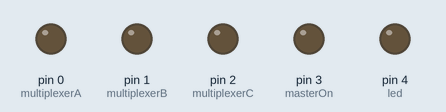
Simulated run of this sketch. Board: Arduino Uno, built with avr-gcc and run on an emulated ATmega328P. Shown: output pins drawn as LEDs (lit = HIGH).

Above: at 0.6 s.
At 2.7 s:
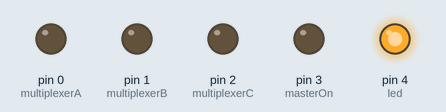
At 11.7 s:
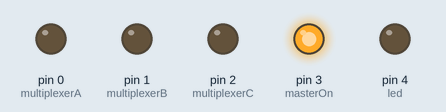
At 20.7 s:
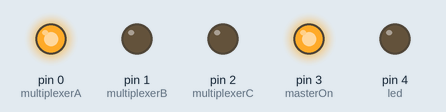
At 30.7 s:
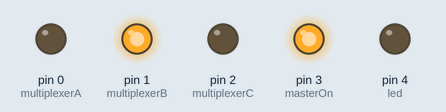
At 37.6 s:
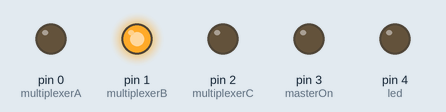
Timing chart, 0 to 39.1 s (numbered marks = the images above):
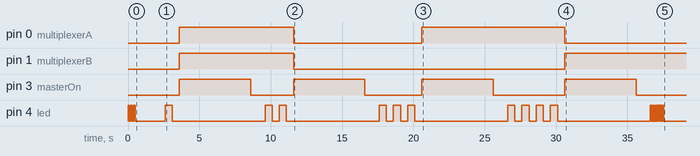

The sketch:

podlewacz_v1.1.ino
```cpp
const byte masterOn = 3;
const byte multiplexerA = 0;
const byte multiplexerB = 1;
const byte multiplexerC = 2;
const byte led = 4;
const byte sensors[] = { 3, 0, 1, 2 };

void setup() {
    pinMode(masterOn, OUTPUT);
    pinMode(multiplexerA, OUTPUT);
    pinMode(multiplexerB, OUTPUT);
    pinMode(multiplexerC, OUTPUT);
    pinMode(led, OUTPUT);

    digitalWrite(masterOn, LOW);
    digitalWrite(multiplexerA, LOW);
    digitalWrite(multiplexerB, LOW);
    digitalWrite(multiplexerC, LOW);
    digitalWrite(led, LOW);

    welcome();
}

void loop() {
    for (byte i = 0; i < sizeof(sensors); i++){
        byte sensor = sensors[i];
        byte a = (sensor & 1) ? HIGH : LOW;
        byte b = (sensor & 2) ? HIGH : LOW;
        byte c = (sensor & 4) ? HIGH : LOW;

        flash(i + 1);

        digitalWrite(multiplexerA, a);
        digitalWrite(multiplexerB, b);
        digitalWrite(multiplexerC, c);

        digitalWrite(masterOn, HIGH);

        delay(5 * 1000);

       digitalWrite(masterOn, LOW);
       delay(1000);
    }

    goodbye();
    digitalWrite(masterOn, LOW);

    delay(1 * 60 * 1000);
}

void goodbye(){
    for (int i = 0; i < 10; i++){
        digitalWrite(led, HIGH);
        delay(50);
        digitalWrite(led, LOW);
        delay(50);
    }
}

void welcome(){
    for (int i = 0; i < 3; i++){
        digitalWrite(led, HIGH);
        delay(100);
        digitalWrite(led, LOW);
        delay(100);
    }
    delay(2000);
}

void flash(byte number){
    for (byte i = 0; i < number; i++){
        digitalWrite(led, HIGH);
        delay(500);
        digitalWrite(led, LOW);
        delay(500);
    }
}
```

Measured:
- by itself, pin 0 (multiplexerA): LOW → HIGH at 3.6 s, → LOW 8.0 s later, → HIGH 9.0 s later, → LOW 10.0 s later
- by itself, pin 1 (multiplexerB): LOW → HIGH at 3.6 s, → LOW 8.0 s later, → HIGH 19.0 s later
- by itself, pin 3 (masterOn): LOW → HIGH at 3.6 s, → LOW 5.0 s later, → HIGH 3.0 s later, → LOW 5.0 s later, … (8 changes in this stretch)
- by itself, pin 4 (led): HIGH → LOW at 0.10 s, → HIGH 0.10 s later, → LOW 0.10 s later, → HIGH 0.10 s later, … (45 changes in this stretch)
